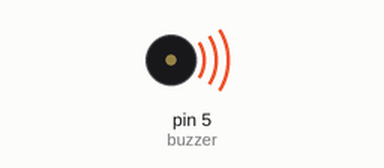
This sketch was run on a simulated Arduino Uno, built with avr-gcc and run on an emulated ATmega328P. Parts: buzzer (waves = sounding).

Above: at 0.1 s.
At 2.1 s:
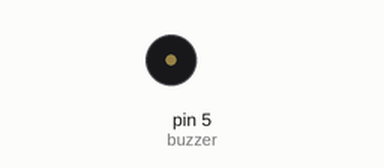
Timing chart, 0 to 3.6 s (numbered marks = the images above):
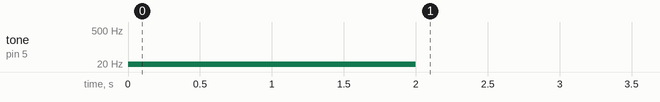

The sketch:

Passive_buzzer.ino
```cpp
/*
 * Author: MIUZEI
 * IDE V1.6.9
 * Email:service@miuzeipro.com
 */
#define buzzer 5
void setup()
{
  // generates a 400Hz tone in output pin 8 with 2000ms of duration
  tone(buzzer, 10, 2000);
}
void loop()
{

}
```

Measured:
- by itself, tone on pin 5 (buzzer): silent → 10 Hz at 0.00 s, → silent 2.0 s later
